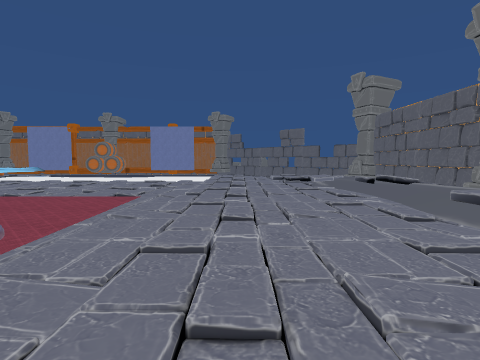
View 1 (above)

16 first-person views from a walk through a scene from a Unity 3-D project. The camera is 1.3 m above the floor, tilts 4° down and sees 80° across. The floor is counted in squares, 2 m on a side. Each view is taken from the middle of a square. On the plan, view 1 faces up. The plan holds only what a view shows up to about 9 squares ahead; the rest is blank. The place goes on beyond the plan. The player is left out. Some animated figures are not drawn. Some surface patterns are stand-ins.

View 2
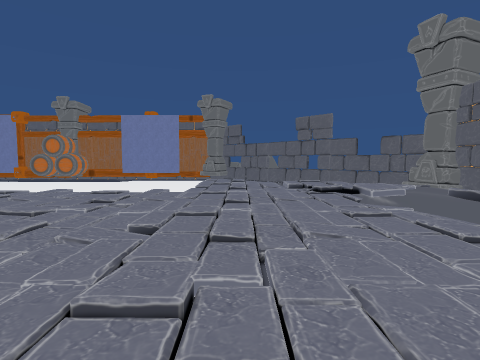

View 3
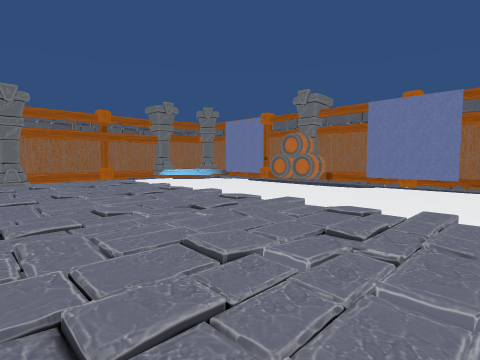

View 4
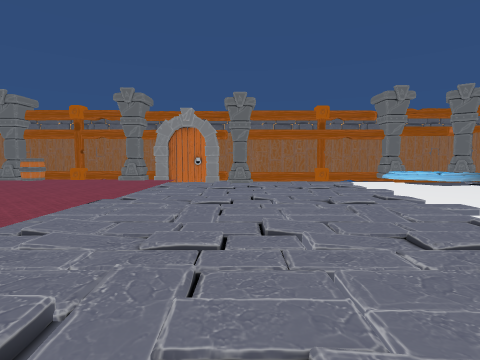

View 5
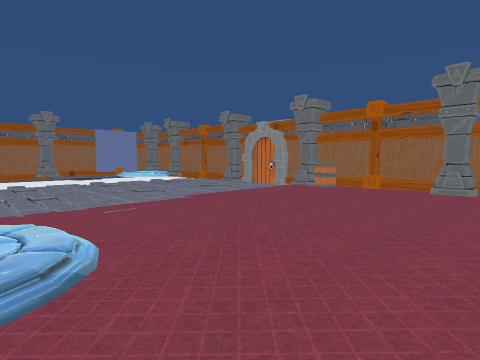

View 6
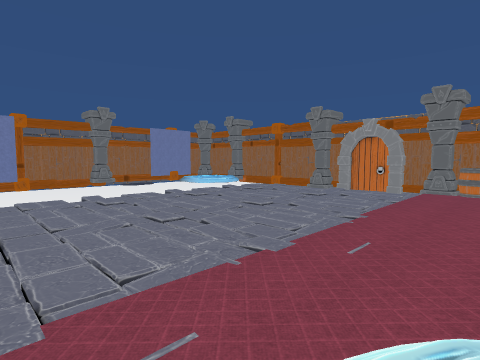

View 7
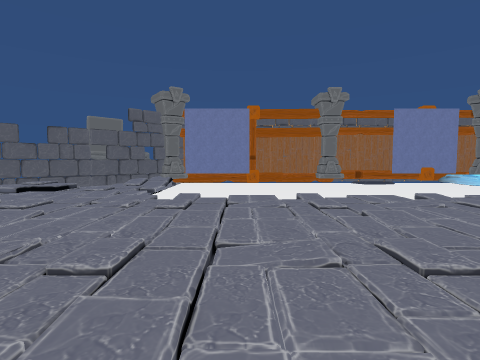

View 8
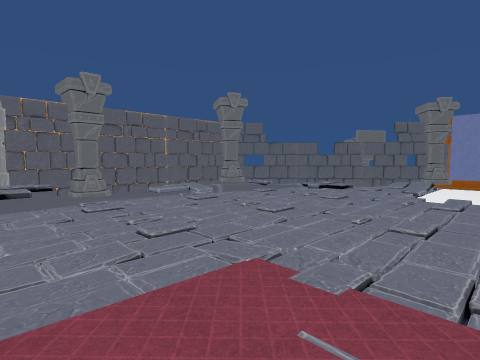

View 9
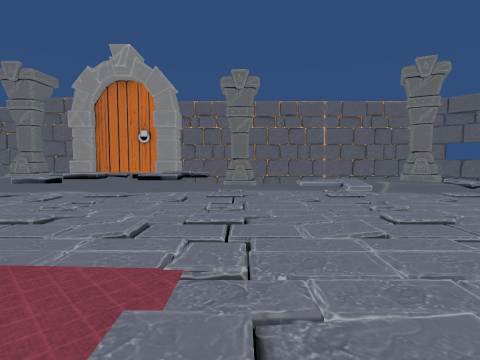

View 10
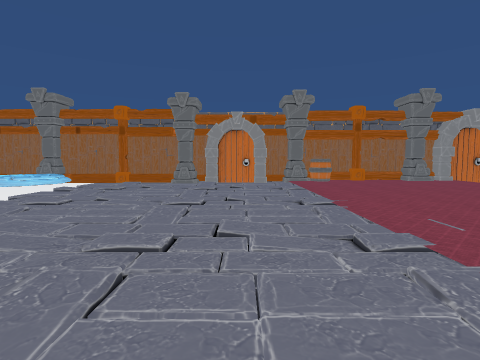

View 11
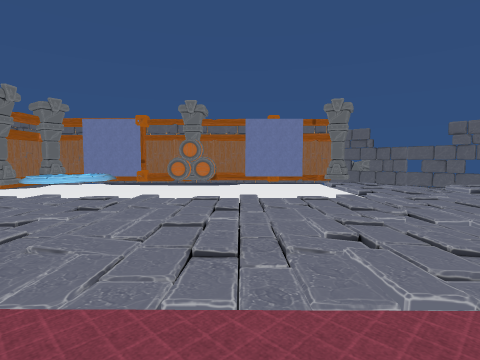

View 12
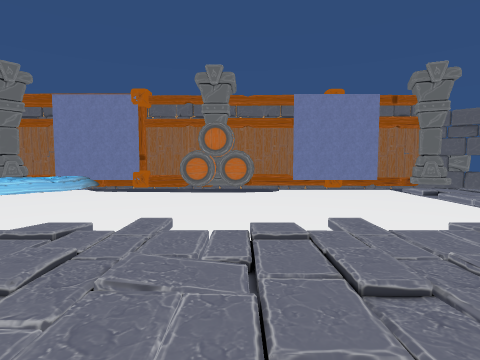

View 13
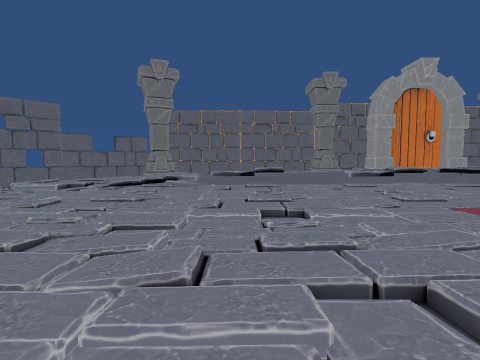

View 14
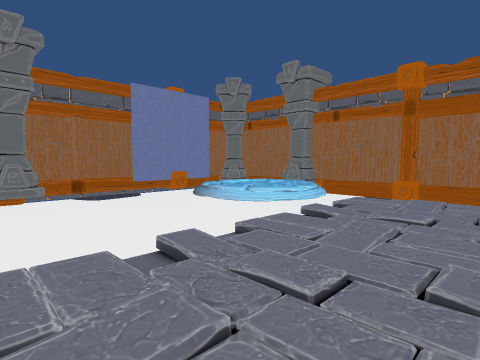

View 15
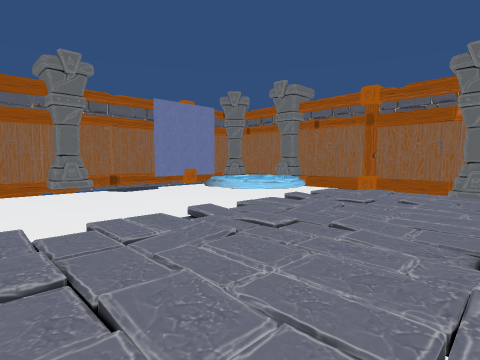

View 16
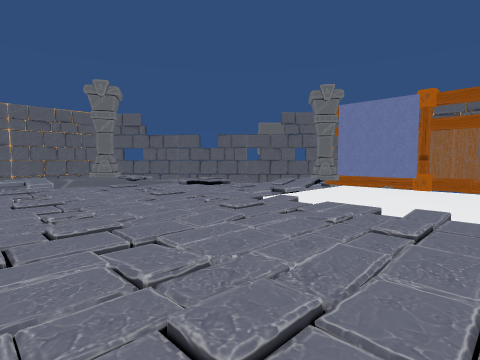

### Floor plan
Key: @ floor where view 1 was taken; # wall or solid block; . main floor; : floor 0.25 m higher than the main floor; - floor 0.25 m lower than the main floor; + floor 0.5 m higher than the main floor; / step, stairs or slope; v drop or lower ground; B barrel; A banner; O other object.
Columns run from 11 left of view 1 to 4 right of it. Each row starts with its distance up from view 1.
 14           v O
 13  ####O#####OO
 12 OOOAOBB-AO-#v
 11 #OOO----O-..#
 10 #OOO------../#
  9 #--.-.-.--...:#
  8 #O.....-.-.-./OO
  7 #...........#/+#
  6 #O.....-//..../#
  5  O............/#
  4  #//://///....+#
  3 OO::::::::....+#
  2 #:::::::++....OO
  1 #O:::::::/....OO
  0 #B:::......@..O#
 -1 #O.............#
 -2 ##....../......#
 -3 ##-.-........./#
 -4 #O......//....:#
 -5 #..../......./:O
 -6 #.---/././/.//#O
 -7 #O++-------./#
 -8 #O+:-----O/##
 -9 #OOAOOOOOAO##
-10 #####O### O
-11              OO
-12               O

Where each view was taken, in squares from view 1:
view 1: 0 up, 0 right, facing up
view 2: 3 up, 0 right, facing up
view 3: 5 up, 1 left, facing up-left
view 4: 6 up, 2 left, facing left
view 5: 4 up, 3 left, facing down-left
view 6: 1 up, 2 left, facing down-left
view 7: 1 down, 3 left, facing down
view 8: 1 up, 3 left, facing down-right
view 9: 1 down, 3 left, facing right
view 10: 2 down, 2 left, facing left
view 11: 3 up, 4 left, facing up
view 12: 6 up, 5 left, facing up
view 13: 6 up, 4 left, facing right
view 14: 4 down, 5 left, facing down-left
view 15: 3 down, 4 left, facing down-left
view 16: 2 down, 5 left, facing down-right
